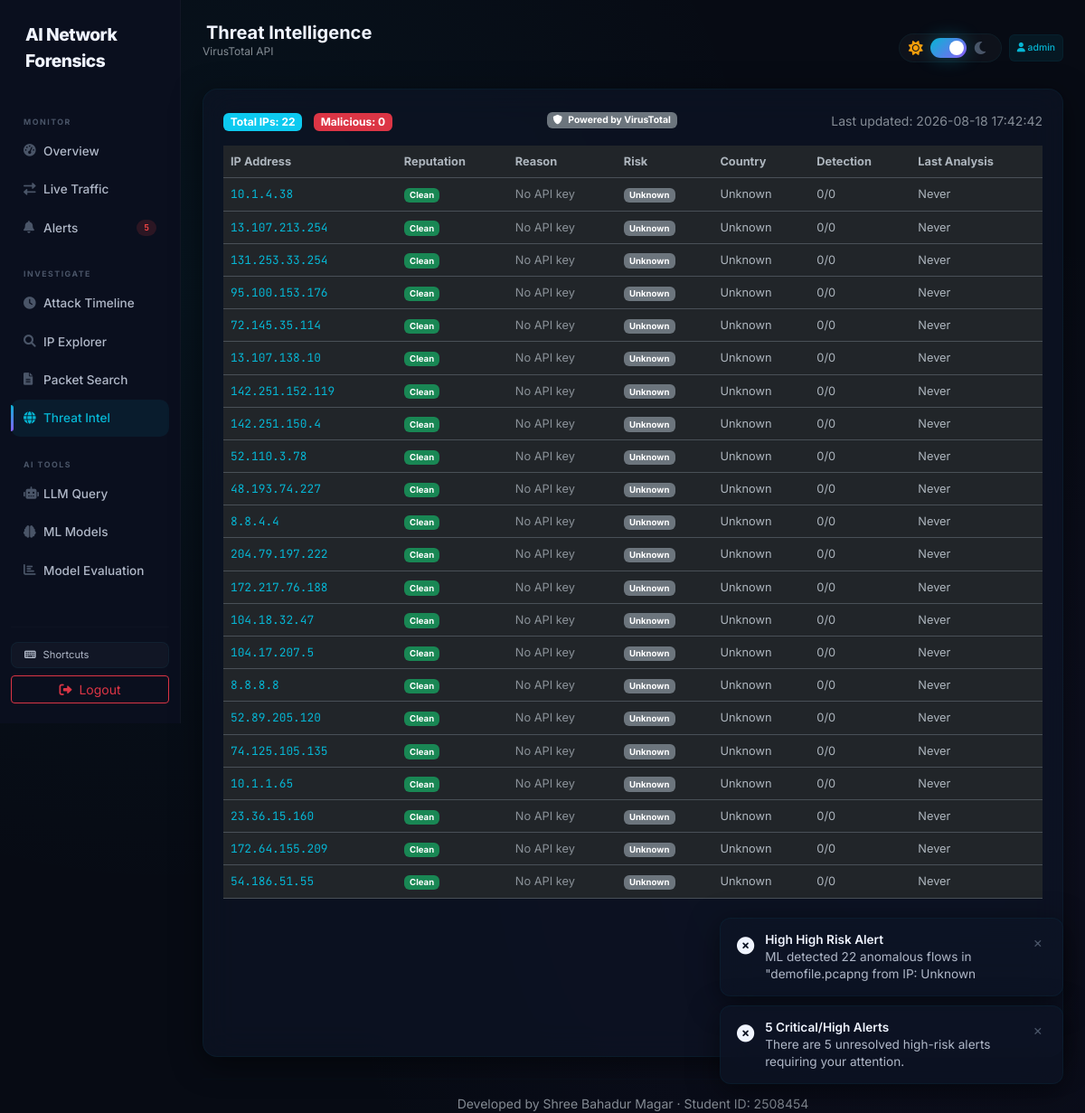
The app's page /threat-intel/ (signed in) with its own data.
### dashboard/models.py (models this page shows, shortened)
class NetworkEvent(models.Model):
    PROTOCOL_CHOICES = [
        ('TCP', 'TCP'),
        ('UDP', 'UDP'),
        ('ICMP', 'ICMP'),
        ('OTHER', 'OTHER'),
    ]
    timestamp = models.DateTimeField(default=timezone.now)
    src_ip = models.GenericIPAddressField()
    dst_ip = models.GenericIPAddressField()
    protocol = models.CharField(max_length=10, choices=PROTOCOL_CHOICES, default='OTHER')
    length = models.IntegerField()
    is_anomaly = models.BooleanField(default=False)
    attack_type = models.CharField(max_length=50, blank=True, null=True)

### dashboard/views.py (the view)
# urls.py: path('threat-intel/', views.threat_intel, name='threat_intel'),   #displaying malware information, CVEs
@login_required
def threat_intel(request):
    import re
    from .utils.virustotal import check_ip
    ip_set = set()
    for alert in Alert.objects.all():
        match = re.search(r'\b(?:\d{1,3}\.){3}\d{1,3}\b', alert.message)
        if match:
            ip_set.add(match.group(0))
    for ev in NetworkEvent.objects.filter(is_anomaly=True):
        ip_set.add(ev.src_ip)
        ip_set.add(ev.dst_ip)
    ip_set.discard('0.0.0.0')  #removes the placehodler if presents
    results = []
    for ip in ip_set:
        vt_data = check_ip(ip)
        reputation = 'Malicious' if vt_data.get('score', 0) > 0 else 'Clean'
        last_analysis = vt_data.get('last_analysis_date') #converts tiestamp to readable format
        if last_analysis:
            try:
                from datetime import datetime
                last_analysis = datetime.fromtimestamp(last_analysis).strftime('%Y-%m-%d %H:%M')
            except:
                last_analysis = 'Invalid date'
        else:
            last_analysis = 'Never'
        results.append({
            'ip': ip,
            'reputation': reputation,
            'reason': f"VirusTotal score: {vt_data.get('detection_ratio', 'N/A')}",
            'risk': vt_data.get('risk', 'Unknown'),
            'country': vt_data.get('country', 'Unknown'),
            'score': vt_data.get('score', 0),
            'detection_ratio': vt_data.get('detection_ratio', 'N/A'),
            'last_analysis': last_analysis,
            'error': vt_data.get('error'),
        })
    risk_order = {'High': 0, 'Medium': 1, 'Low': 2, 'Unknown': 3}
    results.sort(key=lambda x: risk_order.get(x['risk'], 4))
    context = {
        'results': results,
        'username': request.user.username,
        'now': timezone.now(),
        'total_ips': len(results),
        'malicious_count': sum(1 for r in results if r['reputation'] == 'Malicious'),
    }
    return render(request, 'dashboard/threat_intel.html', context)

### dashboard/utils/virustotal.py (called while the page is built, shortened)
def check_ip(ip):
    cache_key = f'vt_ip_{ip}'
    cached = cache.get(cache_key)
    if cached:
        return cached
    if not VT_API_KEY:
        return {
            'score': 0,
            'detection_ratio': '0/0',
            'risk': 'Unknown',
            'country': 'Unknown',
            'last_analysis_date': None,
            'error': 'No API key'
        }

### dashboard/templates/dashboard/threat_intel.html (shortened to what this page needs)
{% extends "dashboard/base.html" %} #extension of the base.html
{% block page_title %}Threat Intelligence{% endblock %}  #showing the dashboard title
{% block subtitle %}VirusTotal API{% endblock %}  #used virus total api for context
{% block content %}
<div class="dash-card">
    <div class="d-flex justify-content-between align-items-center mb-3">
        <div>
            <span class="badge bg-info me-2">Total IPs: {{ total_ips }}</span>
            <span class="badge bg-danger">Malicious: {{ malicious_count }}</span>
        </div>
        <span class="badge bg-secondary" style="font-size:0.65rem;">
            <i class="fas fa-shield-alt me-1"></i> Powered by VirusTotal
        </span>
        <small class="text-muted">Last updated: {{ now|date:"Y-m-d H:i:s" }}</small>
    </div>
    <div class="table-responsive">
        <table class="table table-hover" style="font-size:0.8rem;">
            <thead>
                <tr>
                    <th>IP Address</th>
                    <th>Reputation</th>
                    <th>Reason</th>
                    <th>Risk</th>
                    <th>Country</th>
                    <th>Detection</th>
                    <th>Last Analysis</th>
                </tr>
            </thead>
            <tbody>
                {% for item in results %}
                <tr>
                    <td><span style="font-family:var(--font-mono);color:var(--cyan);">{{ item.ip }}</span></td>
                    <td>
                        {% if item.reputation == 'Malicious' %}
                            <span class="badge bg-danger">Malicious</span>
                        {% else %}
                            <span class="badge bg-success">Clean</span>
                        {% endif %}
                    </td>
                    <td>
                        {% if item.error %}
                            <span class="text-muted">{{ item.error }}</span>
                        {% else %}
                            {{ item.reason }}
                        {% endif %}
                    </td>
                    <td>
                        {% if item.risk == 'High' %}
                            <span class="badge bg-danger">High</span>
                        {% elif item.risk == 'Medium' %}
                            <span class="badge bg-warning">Medium</span>
                        {% elif item.risk == 'Low' %}
                            <span class="badge bg-success">Low</span>
                        {% else %}
                            <span class="badge bg-secondary">Unknown</span>
                        {% endif %}
                    </td>
                    <td>{{ item.country|default:"Unknown" }}</td>
                    <td>{{ item.detection_ratio|default:"N/A" }}</td>
                    <td>{{ item.last_analysis|default:"Never" }}</td>
                </tr>
                {% empty %}
                <tr><td colspan="7" class="text-center text-muted py-4">No IPs found in alerts or anomalies.</td></tr>
                {% endfor %}
            </tbody>
        </table>
    </div>
</div>
{% endblock %}

### dashboard/templates/dashboard/base.html (shortened to what this page needs)
{% load static %}
<!DOCTYPE html>
<html lang="en" data-bs-theme="dark">
<head>
    <link href="https://cdn.jsdelivr.net/npm/bootstrap@5.3.0/dist/css/bootstrap.min.css" rel="stylesheet">
    <link rel="stylesheet" href="https://cdnjs.cloudflare.com/ajax/libs/font-awesome/6.0.0/css/all.min.css">
</head>
<body>
    <div class="container-fluid p-0">
        <div class="row g-0">
            <div class="col-md-2 sidebar" id="mainSidebar">
                <div class="d-flex align-items-center mb-4 px-2">
                    <span class="brand">AI Network Forensics</span>
                </div>
                <div class="nav-section">Monitor</div>
                <nav class="nav flex-column">
                    <a class="nav-link {% if request.resolver_match.url_name == 'index' %}active{% endif %}" href="{% url 'index' %}"><i class="fas fa-tachometer-alt"></i> Overview</a>
                    <a class="nav-link {% if request.resolver_match.url_name == 'live_traffic' %}active{% endif %}" href="{% url 'live_traffic' %}"><i class="fas fa-exchange-alt"></i> Live Traffic</a>
                    <a class="nav-link {% if request.resolver_match.url_name == 'alerts_page' %}active{% endif %}" href="{% url 'alerts_page' %}">
                        <i class="fas fa-bell"></i> Alerts
                        <span class="nav-badge" id="sidebarAlertCount" style="display:none;">0</span>
                    </a>
                </nav>
                <div class="nav-section">Investigate</div>
                <nav class="nav flex-column">
                    <a class="nav-link {% if request.resolver_match.url_name == 'attack_timeline' %}active{% endif %}" href="{% url 'attack_timeline' %}"><i class="fas fa-clock"></i> Attack Timeline</a>
                    <a class="nav-link {% if request.resolver_match.url_name == 'ip_explorer' %}active{% endif %}" href="{% url 'ip_explorer' %}"><i class="fas fa-search"></i> IP Explorer</a>
                    <a class="nav-link {% if request.resolver_match.url_name == 'packet_search' %}active{% endif %}" href="{% url 'packet_search' %}"><i class="fas fa-file-alt"></i> Packet Search</a>
                    <a class="nav-link {% if request.resolver_match.url_name == 'threat_intel' %}active{% endif %}" href="{% url 'threat_intel' %}"><i class="fas fa-globe"></i> Threat Intel</a>
                </nav>
                <div class="nav-section">AI Tools</div>
                <nav class="nav flex-column">
                    <a class="nav-link {% if request.resolver_match.url_name == 'ai_assistant' %}active{% endif %}" href="{% url 'ai_assistant' %}"><i class="fas fa-robot"></i> LLM Query</a>
                    <a class="nav-link {% if request.resolver_match.url_name == 'ml_models' %}active{% endif %}" href="{% url 'ml_models' %}"><i class="fas fa-brain"></i> ML Models</a>
                    <a class="nav-link {% if request.resolver_match.url_name == 'evaluation' %}active{% endif %}" href="{% url 'evaluation' %}"><i class="fas fa-chart-bar"></i> Model Evaluation</a>
                </nav>
                <div class="mt-auto pt-4">
                    <hr style="border-color: rgba(255,255,255,0.04);">
                    <button class="btn-ghost w-100 mb-2 text-start" data-bs-toggle="modal" data-bs-target="#shortcutsModal" style="font-size:0.7rem;">
                        <i class="fas fa-keyboard me-2"></i>Shortcuts
                    </button>
                    <a href="{% url 'logout' %}" class="btn btn-outline-danger btn-sm w-100"><i class="fas fa-sign-out-alt me-2"></i>Logout</a>
                </div>
            </div>
            <div class="col-md-10 p-3 p-md-4 main-content">
                <div class="d-flex flex-wrap justify-content-between align-items-center gap-2 mb-3">
                    <div class="d-flex align-items-center gap-2">
                        <div>
                            <h5 class="fw-bold mb-0" style="color: var(--text-primary);">
                                {% block page_title %}Dashboard{% endblock %}
                            </h5>
                            <p class="text-muted" style="font-size: 0.75rem;">{% block subtitle %}{% endblock %}</p>
                        </div>
                    </div>
                    <div class="d-flex align-items-center gap-2 flex-wrap">
                        <div class="theme-toggle-wrapper">
                            <i class="fas fa-sun icon-sun"></i>
                            <label class="theme-switch">
                                <span class="theme-slider"></span>
                            </label>
                            <i class="fas fa-moon icon-moon"></i>
                        </div>
                        <span class="badge p-2 d-none d-sm-inline-block" style="background: rgba(6, 182, 212, 0.08); color: var(--cyan); border: 1px solid var(--border-soft); font-weight: 500; font-size: 0.65rem;">
                            <i class="fas fa-user"></i> {{ username }}
                        </span>
                    </div>
                </div>
                {% block content %}{% endblock %}
                <div class="mt-4 text-center text-muted small">
                    <hr style="border-color: var(--border-soft);">
                    <p class="mb-0">Developed by Shree Bahadur Magar · Student ID: 2508454</p>
                </div>
            </div>
        </div>
    </div>
    <div class="toast-container-custom" id="toastContainer"></div>
</body>
</html>

### dashboard/templates/dashboard/base.html (style rules this page uses)
:root { --bg-body: #070b14; --bg-sidebar: #0a0f1e; --bg-card: rgba(13, 20, 38, 0.7); --bg-card-hover: rgba(20, 30, 55, 0.85); --text-primary: #f0f4ff; --text-secondary: #b0b8c8; --text-muted: #4a5568; --border-soft: rgba(6, 182, 212, 0.06); --border-glow: rgba(6, 182, 212, 0.2); --shadow-card: 0 8px 32px rgba(0, 0, 0, 0.5); --glass-blur: 18px; --cyan: #06b6d4; --red: #ef4444; --purple: #8b5cf6; --amber: #f59e0b; --green: #22c55e; --gradient-primary: linear-gradient(135deg, #06b6d4, #8b5cf6); --font-mono: 'JetBrains Mono', 'Fira Code', monospace; --font-sans: 'Inter', -apple-system, sans-serif; --input-bg: rgba(255,255,255,0.04); }
body { background-color: var(--bg-body); background-image: radial-gradient(circle at 15% 25%, rgba(6,182,212,0.05) 0%, transparent 50%), radial-gradient(circle at 85% 75%, rgba(139,92,246,0.05) 0%, transparent 50%); background-attachment: fixed; color: var(--text-primary); font-family: var(--font-sans); min-height: 100vh; transition: background-color 0.4s, color 0.4s; }
.sidebar { background: var(--bg-sidebar); border-right: 1px solid rgba(255,255,255,0.03); min-height: 100vh; padding: 24px 12px; transition: background 0.4s, left 0.3s; }
@media (min-width: 768px) { .sidebar { position: sticky; top: 0; height: 100vh; overflow-y: auto; } }
.sidebar .brand { color: var(--text-primary); font-weight: 800; font-size: 1.2rem; letter-spacing: -0.5px; }
.sidebar .nav-section { font-size: 0.55rem; text-transform: uppercase; letter-spacing: 1.5px; color: var(--text-muted); padding: 22px 14px 6px 14px; font-weight: 700; }
.sidebar .nav-link { color: var(--text-secondary); font-weight: 500; padding: 10px 14px; border-radius: 10px; margin-bottom: 2px; transition: all 0.2s ease; font-size: 0.85rem; position: relative; display: flex; align-items: center; }
.sidebar .nav-link i { width: 22px; color: var(--text-muted); font-size: 0.85rem; }
.sidebar .nav-link.active { background: rgba(6,182,212,0.08); color: var(--cyan); }
.sidebar .nav-link.active::before { content: ''; position: absolute; left: 0; top: 6px; bottom: 6px; width: 3px; background: var(--gradient-primary); border-radius: 0 3px 3px 0; }
.sidebar .nav-link.active i { color: var(--cyan); }
.sidebar .nav-badge { margin-left: auto; background: rgba(239,68,68,0.15); color: var(--red); font-size: 0.6rem; font-weight: 700; padding: 2px 8px; border-radius: 10px; font-family: var(--font-mono); }
.dash-card { background: var(--bg-card); backdrop-filter: blur(var(--glass-blur)); -webkit-backdrop-filter: blur(var(--glass-blur)); border: 1px solid var(--border-soft); border-radius: 16px; padding: 22px; box-shadow: var(--shadow-card); transition: border-color 0.3s; height: 100%; }
.btn-ghost { background: rgba(255,255,255,0.03); color: var(--text-secondary); border: 1px solid var(--border-soft); transition: all 0.2s; font-size: 0.75rem; padding: 5px 14px; border-radius: 8px; }
.theme-toggle-wrapper { display: flex; align-items: center; gap: 8px; background: rgba(255,255,255,0.03); padding: 4px 14px 4px 10px; border-radius: 30px; border: 1px solid var(--border-soft); transition: all 0.3s ease; }
.theme-toggle-wrapper .icon-sun { color: #f59e0b; font-size: 1rem; }
.theme-toggle-wrapper .icon-moon { color: var(--text-muted); font-size: 1rem; }
.theme-switch { position: relative; display: inline-block; width: 40px; height: 22px; flex-shrink: 0; }
.theme-slider { position: absolute; cursor: pointer; top: 0; left: 0; right: 0; bottom: 0; background: var(--text-muted); transition: .3s; border-radius: 34px; box-shadow: inset 0 2px 4px rgba(0,0,0,0.2); }
.theme-slider:before { content: ""; position: absolute; height: 16px; width: 16px; left: 3px; bottom: 3px; background: #ffffff; transition: .3s; border-radius: 50%; }
input:checked + .theme-slider { background: var(--gradient-primary); box-shadow: 0 0 20px rgba(6,182,212,0.3); }
input:checked + .theme-slider:before { transform: translateX(18px); }
.toast-container-custom { position: fixed; bottom: 32px; right: 24px; z-index: 9999; display: flex; flex-direction: column; gap: 10px; max-width: 380px; width: 100%; }
.main-content { padding-bottom: 28px; }

### records on screen
NetworkEvent: ip "10.1.4.38" "74.125.105.135"
NetworkEvent: ip "13.107.213.254"
NetworkEvent: ip "131.253.33.254"
NetworkEvent: ip "95.100.153.176"
NetworkEvent: ip "72.145.35.114"
NetworkEvent: ip "13.107.138.10"
NetworkEvent: ip "142.251.152.119"
NetworkEvent: ip "142.251.150.4"
NetworkEvent: ip "52.110.3.78"
NetworkEvent: ip "48.193.74.227"
NetworkEvent: ip "8.8.4.4" "10.1.1.65"
NetworkEvent: ip "204.79.197.222"
NetworkEvent: ip "172.217.76.188"
NetworkEvent: ip "104.18.32.47"
NetworkEvent: ip "104.17.207.5"
NetworkEvent: ip "8.8.8.8"
NetworkEvent: ip "52.89.205.120"
NetworkEvent: ip "23.36.15.160"
NetworkEvent: ip "172.64.155.209"
NetworkEvent: ip "54.186.51.55"

### other values on screen
{{ username }} "admin"
{{ total_ips }} "22"
{{ malicious_count }} "0"
{{ item.error }} "No API key" "No API key" "No API key" "No API key" "No API key" "No API key" "No API key" "No API key" "No API key" "No API key" "No API key" "No API key" "No API key" "No API key" "No API key" "No API key" "No API key" "No API key" "No API key" "No API key" "No API key" "No API key"
{{ item.country|default:"Unknown" }} "Unknown" "Unknown" "Unknown" "Unknown" "Unknown" "Unknown" "Unknown" "Unknown" "Unknown" "Unknown" "Unknown" "Unknown" "Unknown" "Unknown" "Unknown" "Unknown" "Unknown" "Unknown" "Unknown" "Unknown" "Unknown" "Unknown"
{{ item.detection_ratio|default:"N/A" }} "0/0" "0/0" "0/0" "0/0" "0/0" "0/0" "0/0" "0/0" "0/0" "0/0" "0/0" "0/0" "0/0" "0/0" "0/0" "0/0" "0/0" "0/0" "0/0" "0/0" "0/0" "0/0"
{{ item.last_analysis|default:"Never" }} "Never" "Never" "Never" "Never" "Never" "Never" "Never" "Never" "Never" "Never" "Never" "Never" "Never" "Never" "Never" "Never" "Never" "Never" "Never" "Never" "Never" "Never"
